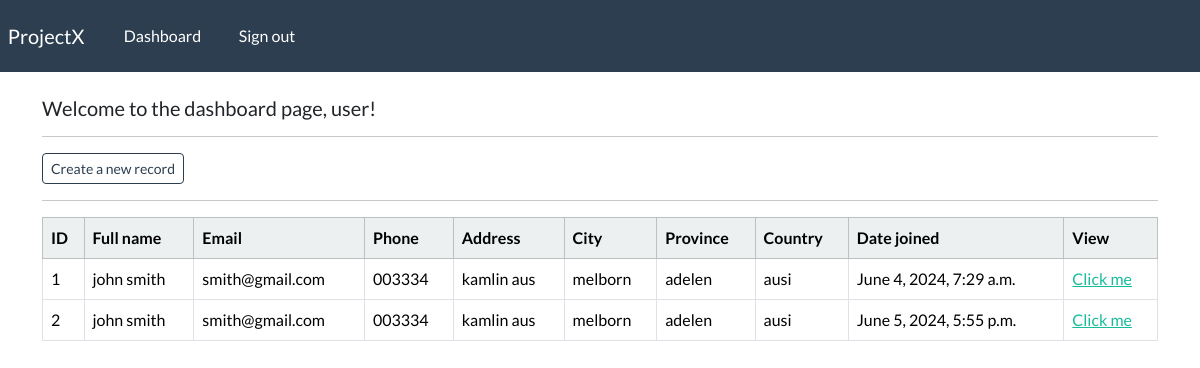
Before: /dashboard (signed in) with the older database file.
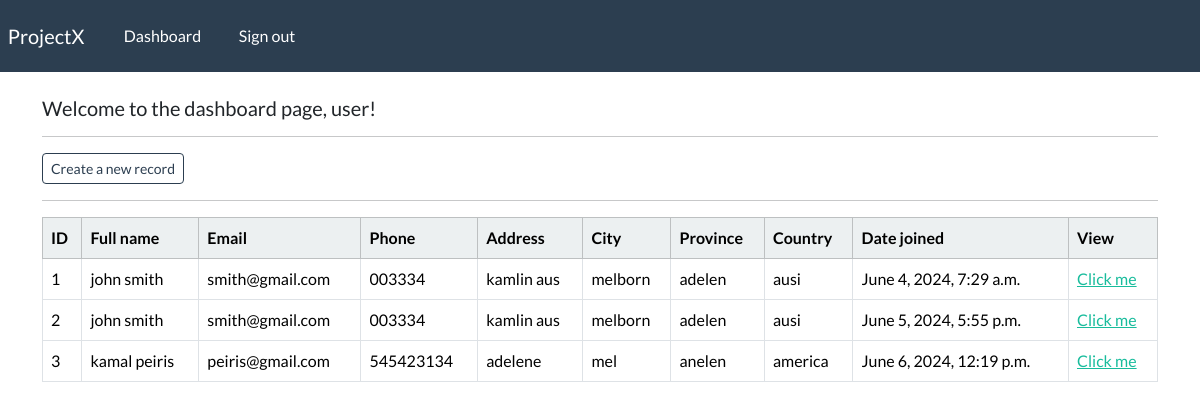
After: the same page with the newer database file.
### webapp/models.py (models this page shows, shortened)
class Record(models.Model):
    creation_date = models.DateTimeField(auto_now_add=True)
    first_name = models.CharField(max_length=100)
    last_name = models.CharField(max_length=100)
    email = models.CharField(max_length=255)
    phone = models.CharField(max_length=20)
    address = models.CharField(max_length=300)
    city = models.CharField(max_length=255)
    province = models.CharField(max_length=200)
    country = models.CharField(max_length=125)

### webapp/views.py (the view)
# urls.py: path('dashboard', views.dashboard, name="dashboard"),
@login_required(login_url='my-login')
def dashboard(request):
    my_records = Record.objects.all()
    context = {'records': my_records}
    return render(request, 'webapp/dashboard.html', context=context)

### webapp/templates/webapp/dashboard.html
{% extends 'webapp/base.html' %}
{% block content %}
    <h5> Welcome to the dashboard page, {{user}}! </h5>
    <hr>
    <a class="btn btn-outline-primary btn-sm" href="{% url 'create-record' %}">
        Create a new record
    </a>
    <hr>
    <table class="table table-hover table-bordered">
        <thead class="table-light">
            <tr>
                <th scope="col"> ID </th>
                <th scope="col"> Full name </th>
                <th scope="col"> Email </th>
                <th scope="col"> Phone </th>
                <th scope="col"> Address </th>
                <th scope="col"> City </th>
                <th scope="col"> Province </th>
                <th scope="col"> Country </th>
                <th scope="col"> Date joined </th>
                <th scope="col"> View </th>
            </tr>
        </thead>
        <tbody>
        {% if records %}
            {% for record in records %}
            <tr>
                <td> {{record.id}} </td>
                <td> {{record.first_name}} {{record.last_name}} </td>
                <td> {{record.email}} </td>
                <td> {{record.phone}} </td>
                <td> {{record.address}} </td>
                <td> {{record.city}} </td>
                <td> {{record.province}} </td>
                <td> {{record.country}} </td>
                <td> {{record.creation_date}} </td>
                <td> <a href="{% url 'record' record.id %}"> Click me</a></td>
            </tr>
            {% endfor %}
        {% endif %}
        </tbody>
    </table>
{% endblock %}

### webapp/templates/webapp/base.html (shortened to what this page needs)
{% load static %}
<!DOCTYPE html>
<html lang="en">
<head>
    <link rel="stylesheet" type="text/css" href="https://bootswatch.com/5/flatly/bootstrap.min.css">
    <link rel="stylesheet" type="text/css" href="{% static 'css/styles.css' %}">
</head>
<body>
    {% include 'webapp/navbar.html' %}
    <div class="container">
        <br>
    {% block content %}
    {% endblock %}
    </div>
</body>
</html>

### webapp/templates/webapp/navbar.html (shortened to what this page needs)
  <nav class="navbar navbar-expand-lg navbar-dark bg-primary justify-content-center">
    <a class="navbar-brand main-heading" href="{% url '' %}">
      &nbsp; ProjectX
    </a>
      <div class="collapse navbar-collapse text-center" id="navbarNavDropdown">
        <ul class="navbar-nav mr-auto">
          {% if user.is_authenticated %}
            <li class="nav-item">
              <a class="nav-link" href="{% url 'dashboard' %}">Dashboard &nbsp;  </a>
            </li>
            <li class="nav-item">
              <a class="nav-link" href="{% url 'user-logout' %}">Sign out &nbsp;  </a>
            </li>
        </ul>
          {% endif %}
      </div>
  </nav>

Changed rows visible on the page:
added Record: id "3", first_name "kamal", last_name "peiris", email "peiris@gmail.com", phone "545423134", address "adelene", city "mel", province "anelen", country "america", creation_date "June 6, 2024, 12:19 p.m."
